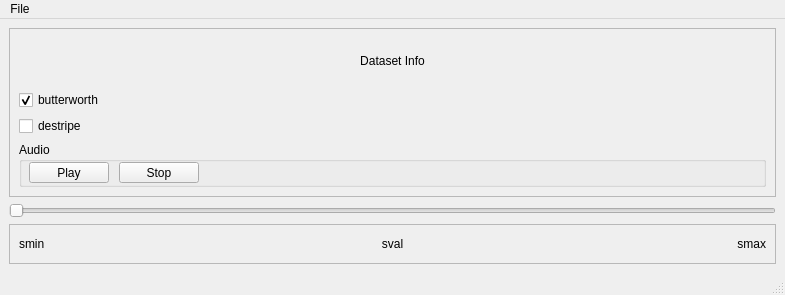
<?xml version="1.0" encoding="UTF-8"?>
<ui version="4.0">
 <class>MainWindow</class>
 <widget class="QMainWindow" name="MainWindow">
  <property name="enabled">
   <bool>true</bool>
  </property>
  <property name="geometry">
   <rect>
    <x>0</x>
    <y>0</y>
    <width>785</width>
    <height>295</height>
   </rect>
  </property>
  <property name="windowTitle">
   <string>Ephys Bin Viewer</string>
  </property>
  <widget class="QWidget" name="centralwidget">
   <layout class="QGridLayout" name="gridLayout">
    <item row="4" column="0">
     <widget class="QSlider" name="horizontalSlider">
      <property name="enabled">
       <bool>false</bool>
      </property>
      <property name="orientation">
       <enum>Qt::Horizontal</enum>
      </property>
     </widget>
    </item>
    <item row="0" column="0">
     <widget class="QFrame" name="frame">
      <property name="frameShape">
       <enum>QFrame::StyledPanel</enum>
      </property>
      <property name="frameShadow">
       <enum>QFrame::Raised</enum>
      </property>
      <layout class="QVBoxLayout" name="verticalLayout">
       <item>
        <widget class="QLabel" name="label">
         <property name="text">
          <string>Dataset Info</string>
         </property>
         <property name="alignment">
          <set>Qt::AlignCenter</set>
         </property>
        </widget>
       </item>
       <item>
        <widget class="QCheckBox" name="cb_butterworth_ap">
         <property name="text">
          <string>butterworth</string>
         </property>
         <property name="checked">
          <bool>true</bool>
         </property>
        </widget>
       </item>
       <item>
        <widget class="QCheckBox" name="cb_destripe_ap">
         <property name="enabled">
          <bool>true</bool>
         </property>
         <property name="text">
          <string>destripe</string>
         </property>
         <property name="checked">
          <bool>false</bool>
         </property>
        </widget>
       </item>
       <item>
        <widget class="QGroupBox" name="gb_audio">
         <property name="title">
          <string>Audio</string>
         </property>
         <widget class="QPushButton" name="pb_audio_play">
          <property name="geometry">
           <rect>
            <x>10</x>
            <y>20</y>
            <width>80</width>
            <height>21</height>
           </rect>
          </property>
          <property name="text">
           <string>Play</string>
          </property>
         </widget>
         <widget class="QPushButton" name="pb_audio_stop">
          <property name="geometry">
           <rect>
            <x>100</x>
            <y>20</y>
            <width>80</width>
            <height>21</height>
           </rect>
          </property>
          <property name="text">
           <string>Stop</string>
          </property>
         </widget>
        </widget>
       </item>
      </layout>
     </widget>
    </item>
    <item row="5" column="0">
     <widget class="QFrame" name="frame_2">
      <property name="maximumSize">
       <size>
        <width>16777215</width>
        <height>40</height>
       </size>
      </property>
      <property name="frameShape">
       <enum>QFrame::StyledPanel</enum>
      </property>
      <property name="frameShadow">
       <enum>QFrame::Raised</enum>
      </property>
      <layout class="QHBoxLayout" name="horizontalLayout">
       <item>
        <widget class="QLabel" name="label_smin">
         <property name="text">
          <string>smin</string>
         </property>
        </widget>
       </item>
       <item>
        <widget class="QLabel" name="label_sval">
         <property name="text">
          <string>sval</string>
         </property>
         <property name="alignment">
          <set>Qt::AlignCenter</set>
         </property>
        </widget>
       </item>
       <item>
        <widget class="QLabel" name="label_smax">
         <property name="text">
          <string>smax</string>
         </property>
         <property name="alignment">
          <set>Qt::AlignRight|Qt::AlignTrailing|Qt::AlignVCenter</set>
         </property>
        </widget>
       </item>
      </layout>
     </widget>
    </item>
   </layout>
  </widget>
  <widget class="QMenuBar" name="menubar">
   <property name="geometry">
    <rect>
     <x>0</x>
     <y>0</y>
     <width>785</width>
     <height>19</height>
    </rect>
   </property>
   <widget class="QMenu" name="menuFile">
    <property name="title">
     <string>File</string>
    </property>
    <addaction name="actionopen"/>
    <addaction name="actionopen_live_recording"/>
   </widget>
   <addaction name="menuFile"/>
  </widget>
  <widget class="QStatusBar" name="statusbar"/>
  <action name="actionopen">
   <property name="text">
    <string>open</string>
   </property>
  </action>
  <action name="actionopen_live_recording">
   <property name="text">
    <string>open live recording</string>
   </property>
  </action>
 </widget>
 <resources/>
 <connections/>
</ui>
